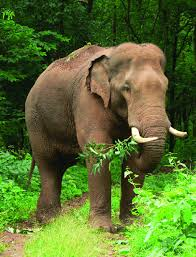
#> input picture images/train/Asian Elephant (109).jpg, 196 x 257 px
$ python extract_features_hog.py   (older library calls are emulated)
#> lines starting #> are read from the running program, lines starting #| are printed output that depends on the picture
### preprocessor/preprocessing.py
import cv2
import numpy as np
from config import IMAGE_SIZE
import logging

def load_image(image_path):
    """
    Load an image from a path.

    Args:
        image_path: Path to the image file.

    Returns:
        numpy.ndarray: The loaded image as a numpy array.
    """
#> called with image_path = 'images/train/Asian Elephant (109).jpg'
    print(image_path)
    try:
        image = cv2.imread(image_path)
#> image is the input picture: shape (257, 196, 3); mean B, G, R 46.9, 111.8, 89
        if image is None:
            raise ValueError(f"Failed to load image from path: {image_path}")
        return image
    except Exception as e:
        raise ValueError(f"Error loading image from {image_path}: {e}")

def convert_to_rgb(image):
    """
    Convert an image to RGB format.

    Args:
        image: The input image (PIL.Image or numpy array).

    Returns:
        numpy.ndarray: The image in RGB format.
    """
    if isinstance(image, np.ndarray):
        # If it's already a numpy array, use it directly
        return cv2.cvtColor(image, cv2.COLOR_BGR2RGB)
    else:
        # Convert PIL.Image to numpy array
        image = np.array(image)
        return cv2.cvtColor(image, cv2.COLOR_BGR2RGB)

def normalize_image(image):
    """
    Normalize image values to the range [0, 1].
    """
    return cv2.normalize(image, None, 0, 1, cv2.NORM_MINMAX, cv2.CV_32F)
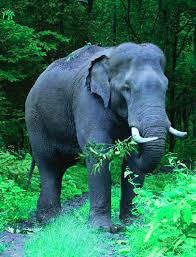
#> returned value: shape (257, 196, 3) float32; mean of channels 0, 1, 2 0.349, 0.439, 0.184; drawn as B, G, R

def resize_image(image, size=IMAGE_SIZE):
    """
    Resize image to the given dimensions.
    """
#> called with size = (224, 224)
    return cv2.resize(image, size)
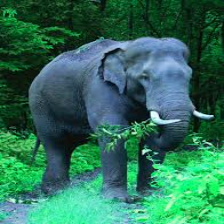
#> returned value: shape (224, 224, 3) float32; mean of channels 0, 1, 2 0.349, 0.439, 0.184; drawn as B, G, R

# [16 lines left out: functions extract_channels, apply_canny_edge_detection, not called in this run]

def image_preprocessing(image_input, apply_canny=False):
    """
    Preprocess an image.

    Args:
        image_input: Path to the image or a preloaded image array.

    Returns:
        The preprocessed image.
    """
    # Call load_image only if the input is a string (file path)
    logging.info(f"Processing input as file path: {image_input}")
    logging.info(f"Reciving input of {type(image_input)} type")
    if isinstance(image_input, str):
        logging.info(f"Processing input as file path: {image_input}")
        image = load_image(image_input)
    else:
        logging.info(f"Processing input as numpy array. Shape: {image_input.shape}")
        image = image_input

    # Process the image
    if len(image.shape) == 2:
        image = cv2.cvtColor(image, cv2.COLOR_GRAY2BGR)

    logging.info(f"Image shape: {image.shape}")
    image = convert_to_rgb(image)
    logging.info(f"Image converted to RGB")
    image = normalize_image(image)
    logging.info(f"Image normalized")
    image = resize_image(image, (224, 224))
    logging.info(f"Image resized to {image.shape}")
    if apply_canny:
        logging.info(f"Applying Canny edge detection")
        red_channel, green_channel, blue_channel, grey_image = extract_channels(image)
        grey_image_8bit = cv2.convertScaleAbs(grey_image, alpha=(255.0))
        grey_border = apply_canny_edge_detection(grey_image_8bit)
        image = np.stack((red_channel, green_channel, blue_channel, grey_border), axis=-1)
    if len(image[image < 0]) > 0:
        logging.info(f"Negative values found in the image. Setting them to 0.")
        image[image < 0] = 0
    return image

### feature_extraction/extract_features_hog.py
import os
import pandas as pd
from skimage import exposure, color
from skimage.feature import hog
from config import SAVED_FEATURES_DIR, TRAIN_DIR, LOGS_DIR
from tqdm import tqdm
from preprocessor.preprocessing import image_preprocessing
import logging


def get_hog_features(img_path):
    """
    Extrae características HOG de una imagen.

    Args:
        img_path (str): Ruta de la imagen.

    Returns:
        numpy.ndarray: Vector de características HOG.
    """
    img = image_preprocessing(img_path)
    if img.shape[-1] > 3:
        img = img[:, :, :3]
    img = color.rgb2gray(img)
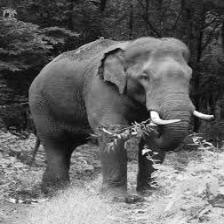
#> img: shape (224, 224) float32; min 0.0214, max 0.992, mean 0.401
    features, hog_image = hog(
        img, orientations=8, pixels_per_cell=(16, 16),
        cells_per_block=(1, 1), visualize=True, channel_axis=None
    )
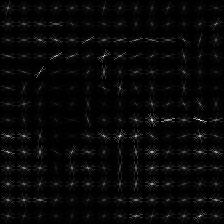
#> hog_image: shape (224, 224) float32; min 0, max 0.178, mean 0.00525; drawn with min black and max white
#> features = 1568 values, max 0.597 at index 465, min 0.0742 at index 480, mean 0.349
    hog_image_rescaled = exposure.rescale_intensity(hog_image, in_range=(0, 10))
    return features


def construct_hog_features():
    """
    Construye un conjunto de características HOG a partir de un conjunto de imágenes.

    Returns:
        list: Lista de vectores de características HOG.
    """

    features = []
    img_files = os.listdir(TRAIN_DIR)

    for img_name in tqdm(img_files, desc="Extracting HOG features", unit="image"):
        img_path = os.path.join(TRAIN_DIR, img_name)
        if os.path.isfile(img_path):
            feature = get_hog_features(img_path)
#> feature has the same summary as features in get_hog_features
            features.append(feature)
    return features


def save_hog_features(features, filename="features_hog.csv"):
    """
    Guarda las características HOG extraídas en un archivo CSV.

    Args:
        features (list): Lista de vectores de características HOG.
        filename (str): Nombre del archivo CSV de salida.

    Returns:
        None
    """
    output_path = os.path.join(SAVED_FEATURES_DIR, filename)
    pd.DataFrame(features).to_csv(output_path, index=False, header=False)
    logging.info(f"HOG features saved to {output_path}")


def extract_hog_features():
    logging.basicConfig(
    level=logging.INFO,
    format="%(asctime)s - %(name)s - %(levelname)s - %(message)s",
    datefmt="%Y-%m-%d %H:%M:%S",
    handlers=[
        logging.FileHandler(os.path.join(LOGS_DIR, "app.log")),  # Guarda logs en un archivo
    ],
    )
    logging.info("Extracting HOG features...")
    features = construct_hog_features()
#> features = 1 item
    save_hog_features(features)


if __name__ == "__main__":
#> (the run stopped early here; a loop or call above may not have finished)
